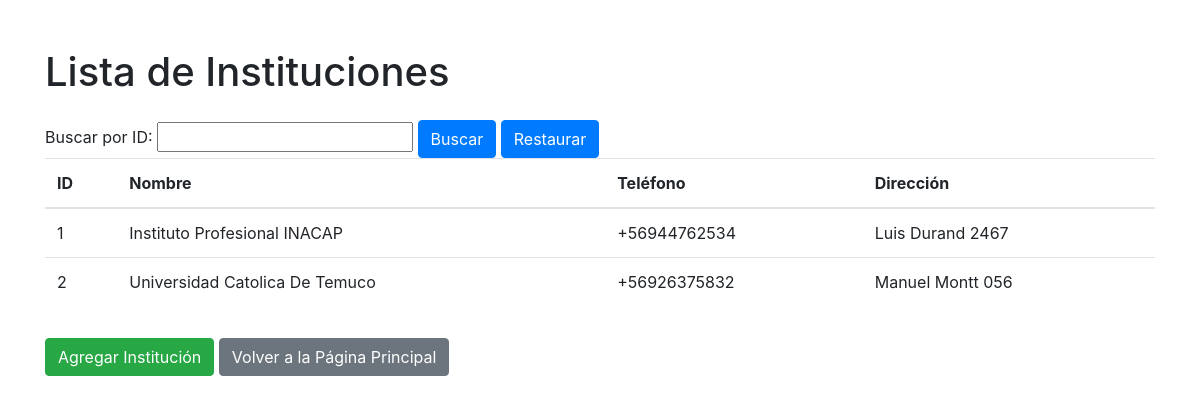
/instituciones/, run on the app's committed database.
### seminario/models.py (models this page shows, shortened)
class Institucion(models.Model):
    nombre_institucion = models.CharField(max_length=100, null=True, blank=True)
    telefono_institucion = models.CharField(max_length=20, null=True, blank=True)
    direccion_institucion = models.CharField(max_length=40, null=True, blank=True)

### seminario/views.py (the view)
# urls.py: path('instituciones/', views.instituciones_list, name='instituciones-list'),
def instituciones_list(request):
    instituciones = Institucion.objects.all()
    search_id = request.GET.get('id')
    if search_id:
        institucion = get_object_or_404(Institucion, id=search_id)
        return render(request, 'instituciones_list.html', {'instituciones': [institucion]})
    return render(request, 'instituciones_list.html', {'instituciones': instituciones})

### seminario/templates/instituciones_list.html (shortened to what this page needs)
<!DOCTYPE html>
<html lang="es">
<head>
    <link rel="stylesheet" href="https://stackpath.bootstrapcdn.com/bootstrap/4.3.1/css/bootstrap.min.css">
</head>
<body class="container mt-5">
    <h1 class="mb-4">Lista de Instituciones</h1>
    <form method="GET" action="{% url 'instituciones-list' %}">
        <label for="search_id">Buscar por ID:</label>
        <input type="number" id="search_id" name="id">
        <button type="submit" class="btn btn-primary">Buscar</button>
        <a class="btn btn-primary" href="/instituciones">Restaurar</a>
    </form>
    {% if instituciones %}
        <table class="table">
            <thead>
                <tr>
                    <th>ID</th>
                    <th>Nombre</th>
                    <th>Teléfono</th>
                    <th>Dirección</th>
                </tr>
            </thead>
            <tbody>
                {% for institucion in instituciones %}
                    <tr>
                        <td>{{ institucion.id }}</td>
                        <td>{{ institucion.nombre_institucion }}</td>
                        <td>{{ institucion.telefono_institucion }}</td>
                        <td>{{ institucion.direccion_institucion }}</td>
                    </tr>
                {% endfor %}
            </tbody>
        </table>
    {% else %}
        {% if id_searched %}
            <div class="alert alert-danger" role="alert">
                ID no Existente
            </div>
        {% endif %}
    {% endif %}
    <a class="btn btn-success mt-3" href="/instituciones/agregar/">Agregar Institución</a>
    <a class="btn btn-secondary mt-3" href="/">Volver a la Página Principal</a>
</body>
</html>

### data on the page
Institucion: id "1", nombre_institucion "Instituto Profesional INACAP", telefono_institucion "+56944762534", direccion_institucion "Luis Durand 2467"
Institucion: id "2", nombre_institucion "Universidad Catolica De Temuco", telefono_institucion "+56926375832", direccion_institucion "Manuel Montt 056"
